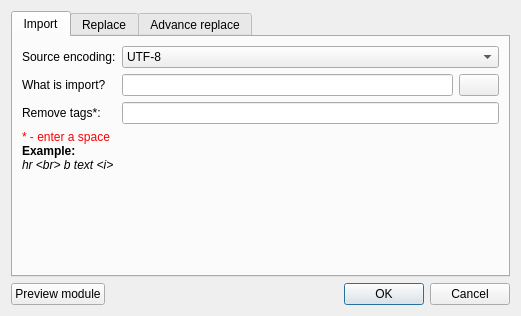
<?xml version="1.0" encoding="UTF-8"?>
<ui version="4.0">
 <class>ImportDialog</class>
 <widget class="QDialog" name="ImportDialog">
  <property name="geometry">
   <rect>
    <x>0</x>
    <y>0</y>
    <width>521</width>
    <height>316</height>
   </rect>
  </property>
  <property name="windowTitle">
   <string>Import module</string>
  </property>
  <layout class="QGridLayout" name="gridLayout_2">
   <item row="0" column="0" colspan="3">
    <widget class="QTabWidget" name="tabWidget">
     <property name="currentIndex">
      <number>0</number>
     </property>
     <widget class="QWidget" name="tab">
      <attribute name="title">
       <string>Import</string>
      </attribute>
      <layout class="QGridLayout" name="gridLayout">
       <item row="0" column="0">
        <widget class="QLabel" name="sEncoding">
         <property name="text">
          <string>Source encoding:</string>
         </property>
        </widget>
       </item>
       <item row="0" column="1">
        <widget class="QComboBox" name="cBEncoding">
         <item>
          <property name="text">
           <string>UTF-8</string>
          </property>
         </item>
         <item>
          <property name="text">
           <string>UTF-16</string>
          </property>
         </item>
         <item>
          <property name="text">
           <string>UTF-32</string>
          </property>
         </item>
         <item>
          <property name="text">
           <string>CP-1251</string>
          </property>
         </item>
         <item>
          <property name="text">
           <string>CP-1252</string>
          </property>
         </item>
         <item>
          <property name="text">
           <string>CP-1253</string>
          </property>
         </item>
         <item>
          <property name="text">
           <string>CP-1254</string>
          </property>
         </item>
         <item>
          <property name="text">
           <string>CP-1255</string>
          </property>
         </item>
         <item>
          <property name="text">
           <string>CP-1256</string>
          </property>
         </item>
         <item>
          <property name="text">
           <string>CP-1257</string>
          </property>
         </item>
         <item>
          <property name="text">
           <string>CP-1258</string>
          </property>
         </item>
        </widget>
       </item>
       <item row="1" column="0">
        <widget class="QLabel" name="sWhatsImport">
         <property name="text">
          <string>What is import?</string>
         </property>
        </widget>
       </item>
       <item row="1" column="1">
        <layout class="QHBoxLayout" name="horizontalLayout">
         <item>
          <widget class="QLineEdit" name="LEImportFile"/>
         </item>
         <item>
          <widget class="QPushButton" name="pBImportFile">
           <property name="text">
            <string/>
           </property>
          </widget>
         </item>
        </layout>
       </item>
       <item row="2" column="0">
        <widget class="QLabel" name="sHtmlFilter">
         <property name="text">
          <string>Remove tags*:</string>
         </property>
        </widget>
       </item>
       <item row="2" column="1">
        <widget class="QLineEdit" name="LEHtmlFilter"/>
       </item>
       <item row="3" column="0">
        <widget class="QLabel" name="label">
         <property name="text">
          <string>&lt;!DOCTYPE HTML PUBLIC &quot;-//W3C//DTD HTML 4.0//EN&quot; &quot;http://www.w3.org/TR/REC-html40/strict.dtd&quot;&gt;
&lt;html&gt;&lt;head&gt;&lt;meta name=&quot;qrichtext&quot; content=&quot;1&quot; /&gt;&lt;style type=&quot;text/css&quot;&gt;
p, li { white-space: pre-wrap; }
&lt;/style&gt;&lt;/head&gt;&lt;body style=&quot; font-family:'Sans Serif'; font-size:9pt; font-weight:400; font-style:normal;&quot;&gt;
&lt;p style=&quot; margin-top:0px; margin-bottom:0px; margin-left:0px; margin-right:0px; -qt-block-indent:0; text-indent:0px;&quot;&gt;&lt;span style=&quot; color:#ff0000;&quot;&gt;* - enter a space&lt;/span&gt;&lt;/p&gt;
&lt;p style=&quot; margin-top:0px; margin-bottom:0px; margin-left:0px; margin-right:0px; -qt-block-indent:0; text-indent:0px;&quot;&gt;&lt;span style=&quot; font-weight:600; color:#000000;&quot;&gt;Example:&lt;/span&gt;&lt;/p&gt;
&lt;p style=&quot; margin-top:0px; margin-bottom:0px; margin-left:0px; margin-right:0px; -qt-block-indent:0; text-indent:0px;&quot;&gt;&lt;span style=&quot; font-style:italic; color:#000000;&quot;&gt;hr &amp;lt;br&amp;gt; b text &amp;lt;i&amp;gt;&lt;/span&gt;&lt;/p&gt;&lt;/body&gt;&lt;/html&gt;</string>
         </property>
        </widget>
       </item>
       <item row="4" column="1">
        <spacer name="verticalSpacer">
         <property name="orientation">
          <enum>Qt::Vertical</enum>
         </property>
         <property name="sizeHint" stdset="0">
          <size>
           <width>17</width>
           <height>62</height>
          </size>
         </property>
        </spacer>
       </item>
      </layout>
     </widget>
     <widget class="QWidget" name="tab_2">
      <attribute name="title">
       <string>Replace</string>
      </attribute>
      <layout class="QGridLayout" name="gridLayout_3">
       <item row="0" column="0">
        <widget class="QLabel" name="label_11">
         <property name="text">
          <string>Replace:</string>
         </property>
        </widget>
       </item>
       <item row="1" column="0">
        <widget class="QLabel" name="label_12">
         <property name="text">
          <string>Text</string>
         </property>
        </widget>
       </item>
       <item row="1" column="1">
        <widget class="QLineEdit" name="LETextReplace1A"/>
       </item>
       <item row="1" column="2">
        <widget class="QLabel" name="label_13">
         <property name="text">
          <string>replace by</string>
         </property>
        </widget>
       </item>
       <item row="1" column="3">
        <widget class="QLineEdit" name="LETextReplace1B"/>
       </item>
       <item row="2" column="0">
        <widget class="QLabel" name="label_14">
         <property name="text">
          <string>Text</string>
         </property>
        </widget>
       </item>
       <item row="2" column="1">
        <widget class="QLineEdit" name="LETextReplace1A_2"/>
       </item>
       <item row="2" column="2">
        <widget class="QLabel" name="label_15">
         <property name="text">
          <string>replace by</string>
         </property>
        </widget>
       </item>
       <item row="2" column="3">
        <widget class="QLineEdit" name="LETextReplace1B_2"/>
       </item>
       <item row="3" column="0">
        <widget class="QLabel" name="label_16">
         <property name="text">
          <string>Text</string>
         </property>
        </widget>
       </item>
       <item row="3" column="1">
        <widget class="QLineEdit" name="LETextReplace1A_3"/>
       </item>
       <item row="3" column="2">
        <widget class="QLabel" name="label_17">
         <property name="text">
          <string>replace by</string>
         </property>
        </widget>
       </item>
       <item row="3" column="3">
        <widget class="QLineEdit" name="LETextReplace1B_3"/>
       </item>
       <item row="4" column="0">
        <widget class="QLabel" name="label_18">
         <property name="text">
          <string>Text</string>
         </property>
        </widget>
       </item>
       <item row="4" column="1">
        <widget class="QLineEdit" name="LETextReplace1A_4"/>
       </item>
       <item row="4" column="2">
        <widget class="QLabel" name="label_19">
         <property name="text">
          <string>replace by</string>
         </property>
        </widget>
       </item>
       <item row="4" column="3">
        <widget class="QLineEdit" name="LETextReplace1B_4"/>
       </item>
       <item row="5" column="0">
        <widget class="QLabel" name="label_20">
         <property name="text">
          <string>Text</string>
         </property>
        </widget>
       </item>
       <item row="5" column="1">
        <widget class="QLineEdit" name="LETextReplace1A_5"/>
       </item>
       <item row="5" column="2">
        <widget class="QLabel" name="label_21">
         <property name="text">
          <string>replace by</string>
         </property>
        </widget>
       </item>
       <item row="5" column="3">
        <widget class="QLineEdit" name="LETextReplace1B_5"/>
       </item>
       <item row="6" column="1">
        <spacer name="verticalSpacer_2">
         <property name="orientation">
          <enum>Qt::Vertical</enum>
         </property>
         <property name="sizeHint" stdset="0">
          <size>
           <width>20</width>
           <height>119</height>
          </size>
         </property>
        </spacer>
       </item>
      </layout>
     </widget>
     <widget class="QWidget" name="tab_3">
      <attribute name="title">
       <string>Advance replace</string>
      </attribute>
      <layout class="QGridLayout" name="gridLayout_4">
       <item row="0" column="0">
        <widget class="QLabel" name="label_22">
         <property name="text">
          <string>This is advance replace.</string>
         </property>
        </widget>
       </item>
       <item row="1" column="0">
        <widget class="QLabel" name="label_23">
         <property name="text">
          <string>&lt;!DOCTYPE HTML PUBLIC &quot;-//W3C//DTD HTML 4.0//EN&quot; &quot;http://www.w3.org/TR/REC-html40/strict.dtd&quot;&gt;
&lt;html&gt;&lt;head&gt;&lt;meta name=&quot;qrichtext&quot; content=&quot;1&quot; /&gt;&lt;style type=&quot;text/css&quot;&gt;
p, li { white-space: pre-wrap; }
&lt;/style&gt;&lt;/head&gt;&lt;body style=&quot; font-family:'Sans Serif'; font-size:9pt; font-weight:400; font-style:normal;&quot;&gt;
&lt;p style=&quot; margin-top:0px; margin-bottom:0px; margin-left:0px; margin-right:0px; -qt-block-indent:0; text-indent:0px;&quot;&gt;To replace text, enter the form:&lt;/p&gt;
&lt;p style=&quot; margin-top:0px; margin-bottom:0px; margin-left:0px; margin-right:0px; -qt-block-indent:0; text-indent:0px;&quot;&gt;&lt;span style=&quot; font-style:italic;&quot;&gt;    &lt;/span&gt;&lt;span style=&quot; font-weight:600; font-style:italic;&quot;&gt;text;replace_text&lt;/span&gt;&lt;/p&gt;
&lt;p style=&quot; margin-top:0px; margin-bottom:0px; margin-left:0px; margin-right:0px; -qt-block-indent:0; text-indent:0px;&quot;&gt;      (use symbol : )&lt;/p&gt;
&lt;p style=&quot; margin-top:0px; margin-bottom:0px; margin-left:0px; margin-right:0px; -qt-block-indent:0; text-indent:0px;&quot;&gt;If a few changes, enter the symbol ; &lt;/p&gt;&lt;/body&gt;&lt;/html&gt;</string>
         </property>
        </widget>
       </item>
       <item row="2" column="0">
        <widget class="QLabel" name="label_24">
         <property name="text">
          <string>&lt;!DOCTYPE HTML PUBLIC &quot;-//W3C//DTD HTML 4.0//EN&quot; &quot;http://www.w3.org/TR/REC-html40/strict.dtd&quot;&gt;
&lt;html&gt;&lt;head&gt;&lt;meta name=&quot;qrichtext&quot; content=&quot;1&quot; /&gt;&lt;style type=&quot;text/css&quot;&gt;
p, li { white-space: pre-wrap; }
&lt;/style&gt;&lt;/head&gt;&lt;body style=&quot; font-family:'Sans Serif'; font-size:9pt; font-weight:400; font-style:normal;&quot;&gt;
&lt;p style=&quot; margin-top:0px; margin-bottom:0px; margin-left:0px; margin-right:0px; -qt-block-indent:0; text-indent:0px;&quot;&gt;Example:&lt;/p&gt;
&lt;p style=&quot; margin-top:0px; margin-bottom:0px; margin-left:0px; margin-right:0px; -qt-block-indent:0; text-indent:0px;&quot;&gt;1)&lt;span style=&quot; font-weight:600;&quot;&gt; &amp;lt;b&amp;gt;:&amp;lt;l&amp;gt; &lt;/span&gt;(replace &amp;lt;b&amp;gt; -&amp;gt; &amp;lt;li&amp;gt;)&lt;/p&gt;
&lt;p style=&quot; margin-top:0px; margin-bottom:0px; margin-left:0px; margin-right:0px; -qt-block-indent:0; text-indent:0px;&quot;&gt;2) &lt;span style=&quot; font-weight:600;&quot;&gt;&amp;lt;b&amp;gt;:&amp;lt;li&amp;gt;;&amp;lt;a href=text&amp;gt;:text  &lt;/span&gt;&lt;br /&gt;&lt;span style=&quot; font-style:italic;&quot;&gt;(replace &amp;lt;b&amp;gt; -&amp;gt; &amp;lt;li&amp;gt;, &amp;lt;a href=text&amp;gt; -&amp;gt; text)&lt;/span&gt;&lt;br /&gt;3)&lt;span style=&quot; font-weight:600;&quot;&gt; text:;two:one;tree:two&lt;br /&gt;&lt;/span&gt;(replace text to &amp;quot;&amp;quot; (empty), two -&amp;gt; one, three -&amp;gt; two&lt;/p&gt;&lt;/body&gt;&lt;/html&gt;</string>
         </property>
        </widget>
       </item>
       <item row="3" column="0">
        <widget class="QLineEdit" name="LETextAdnvanceReplace"/>
       </item>
       <item row="4" column="0">
        <spacer name="verticalSpacer_3">
         <property name="orientation">
          <enum>Qt::Vertical</enum>
         </property>
         <property name="sizeHint" stdset="0">
          <size>
           <width>20</width>
           <height>42</height>
          </size>
         </property>
        </spacer>
       </item>
      </layout>
     </widget>
    </widget>
   </item>
   <item row="1" column="0">
    <widget class="QPushButton" name="pBPreview">
     <property name="text">
      <string>Preview module</string>
     </property>
    </widget>
   </item>
   <item row="1" column="1">
    <spacer name="horizontalSpacer">
     <property name="orientation">
      <enum>Qt::Horizontal</enum>
     </property>
     <property name="sizeHint" stdset="0">
      <size>
       <width>190</width>
       <height>20</height>
      </size>
     </property>
    </spacer>
   </item>
   <item row="1" column="2">
    <widget class="QDialogButtonBox" name="buttonBox">
     <property name="orientation">
      <enum>Qt::Horizontal</enum>
     </property>
     <property name="standardButtons">
      <set>QDialogButtonBox::Cancel|QDialogButtonBox::Ok</set>
     </property>
    </widget>
   </item>
  </layout>
 </widget>
 <resources/>
 <connections>
  <connection>
   <sender>buttonBox</sender>
   <signal>accepted()</signal>
   <receiver>ImportDialog</receiver>
   <slot>accept()</slot>
   <hints>
    <hint type="sourcelabel">
     <x>248</x>
     <y>254</y>
    </hint>
    <hint type="destinationlabel">
     <x>157</x>
     <y>274</y>
    </hint>
   </hints>
  </connection>
  <connection>
   <sender>buttonBox</sender>
   <signal>rejected()</signal>
   <receiver>ImportDialog</receiver>
   <slot>reject()</slot>
   <hints>
    <hint type="sourcelabel">
     <x>316</x>
     <y>260</y>
    </hint>
    <hint type="destinationlabel">
     <x>286</x>
     <y>274</y>
    </hint>
   </hints>
  </connection>
 </connections>
</ui>
